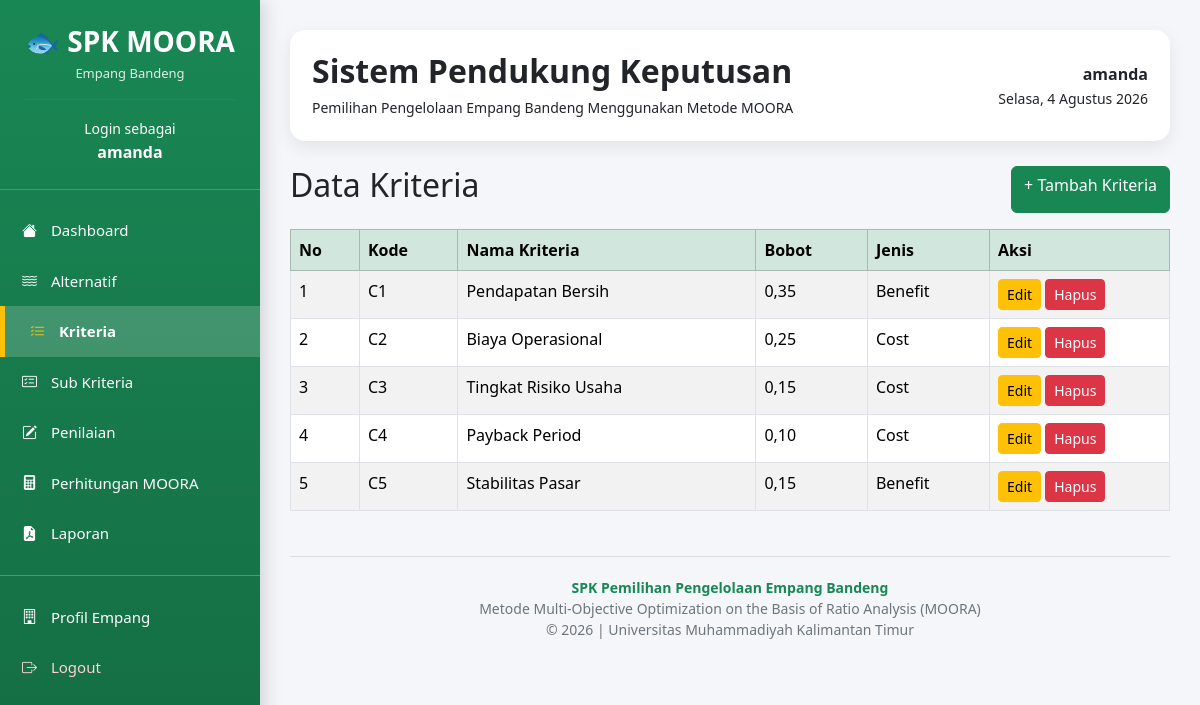
/kriteria/ (signed in), run on the app's committed database.
### kriteria/models.py (models this page shows, shortened)
class Kriteria(models.Model):
    kode = models.CharField(max_length=10)
    nama = models.CharField(max_length=100)
    bobot = models.DecimalField(
        max_digits=4,
        decimal_places=2
    )
    JENIS = (
        ('Benefit', 'Benefit'),
        ('Cost', 'Cost'),
    )
    jenis = models.CharField(
        max_length=10,
        choices=JENIS
    )

### kriteria/views.py (the view)
# urls.py: path("", views.index, name="alternatif"),
@login_required
def index(request):
    data = Kriteria.objects.all()
    context = {
        "data": data
    }
    return render(
        request,
        "kriteria/index.html",
        context
    )

### templates/kriteria/index.html
{% extends 'layouts/base.html' %} {% block content %}
<div class="d-flex justify-content-between mb-3">
  <h2>Data Kriteria</h2>
  <a href="/kriteria/tambah/" class="btn btn-success"> + Tambah Kriteria </a>
</div>
<table class="table table-bordered table-striped">
  <thead class="table-success">
    <tr>
      <th>No</th>
      <th>Kode</th>
      <th>Nama Kriteria</th>
      <th>Bobot</th>
      <th>Jenis</th>
      <th width="180">Aksi</th>
    </tr>
  </thead>
  <tbody>
    {% for item in data %}
    <tr>
      <td>{{ forloop.counter }}</td>
      <td>{{ item.kode }}</td>
      <td>{{ item.nama }}</td>
      <td>{{ item.bobot }}</td>
      <td>{{ item.jenis }}</td>
      <td>
        <a href="{% url 'edit_kriteria' item.id %}" class="btn btn-warning btn-sm"> Edit </a>
        <a href="{% url 'hapus_kriteria' item.id %}" class="btn btn-danger btn-sm"> Hapus </a>
      </td>
    </tr>
    {% endfor %}
  </tbody>
</table>
{% endblock %}

### templates/layouts/base.html (shortened to what this page needs)
<!doctype html>
<html lang="id">
  <head>
    <link href="https://cdn.jsdelivr.net/npm/bootstrap@5.3.3/dist/css/bootstrap.min.css" rel="stylesheet" />
    <link rel="stylesheet" href="https://cdn.jsdelivr.net/npm/bootstrap-icons@1.11.3/font/bootstrap-icons.min.css" />
  </head>
  <body>
    <div class="sidebar">
      <div class="logo">
        <h3>🐟 SPK MOORA</h3>
        <p>Empang Bandeng</p>
        <hr />
        <small>Login sebagai</small>
        <br />
        <strong>{{ request.user.username }}</strong>
      </div>
      <div class="menu">
        <a href="/" class="{% if request.path == '/' %}active{% endif %}">
          <i class="bi bi-house-fill"></i>
          Dashboard
        </a>
        <a href="/alternatif/" class="{% if '/alternatif/' in request.path %}active{% endif %}">
          <i class="bi bi-water"></i>
          Alternatif
        </a>
        <a href="/kriteria/" class="{% if '/kriteria/' in request.path %}active{% endif %}">
          <i class="bi bi-list-check"></i>
          Kriteria
        </a>
        <a href="/subkriteria/" class="{% if '/subkriteria/' in request.path %}active{% endif %}">
          <i class="bi bi-card-checklist"></i>
          Sub Kriteria
        </a>
        <a href="/penilaian/" class="{% if '/penilaian/' in request.path %}active{% endif %}">
          <i class="bi bi-pencil-square"></i>
          Penilaian
        </a>
        <a href="/moora/" class="{% if '/moora/' in request.path %}active{% endif %}">
          <i class="bi bi-calculator-fill"></i>
          Perhitungan MOORA
        </a>
        <a href="/laporan/" class="{% if '/laporan/' in request.path %}active{% endif %}">
          <i class="bi bi-file-earmark-pdf-fill"></i>
          Laporan
        </a>
        <hr class="text-white" />
        <a href="/profil/" class="{% if '/profil/' in request.path %}active{% endif %}">
          <i class="bi bi-building"></i>
          Profil Empang
        </a>
        <a href="{% url 'logout' %}" class="logout">
          <i class="bi bi-box-arrow-right"></i>
          Logout
        </a>
      </div>
    </div>
    <div class="content">
      <div class="topbar d-flex justify-content-between align-items-center">
        <div>
          <h2>Sistem Pendukung Keputusan</h2>
          <small> Pemilihan Pengelolaan Empang Bandeng Menggunakan Metode MOORA </small>
        </div>
        <div class="text-end">
          <strong>{{ request.user.username }}</strong>
          <br />
          <small id="tanggal"></small>
        </div>
      </div>
      {% block content %} {% endblock %}
      <footer>
        <strong>SPK Pemilihan Pengelolaan Empang Bandeng</strong>
        <br />
        Metode Multi-Objective Optimization on the Basis of Ratio Analysis (MOORA)
        <br />
        © 2026 | Universitas Muhammadiyah Kalimantan Timur
      </footer>
    </div>
  </body>
</html>

### templates/layouts/base.html (style rules this page uses)
* { font-family: "Segoe UI", sans-serif; }
body { background: #f4f6f9; }
.sidebar { position: fixed; top: 0; left: 0; width: 260px; height: 100vh; overflow-y: auto; background: linear-gradient(180deg, #198754, #146c43); color: white; box-shadow: 4px 0 18px rgba(0, 0, 0, 0.15); z-index: 999; }
.logo { text-align: center; padding: 25px; border-bottom: 1px solid rgba(255, 255, 255, 0.2); }
.logo h3 { font-weight: bold; margin-bottom: 5px; }
.logo p { margin: 0; opacity: 0.85; font-size: 13px; }
.logo hr { border-color: rgba(255, 255, 255, 0.2); }
.menu { margin-top: 15px; }
.menu a { display: block; color: white; text-decoration: none; padding: 14px 22px; transition: 0.25s; font-size: 15px; }
.menu a.active { background: rgba(255, 255, 255, 0.18); border-left: 5px solid #ffc107; padding-left: 25px; font-weight: 600; }
.menu a.active i { color: #ffc107; }
.menu a.logout { color: #ffd3d3; }
.menu i { margin-right: 10px; }
.content { margin-left: 260px; padding: 30px; min-height: 100vh; }
.topbar { background: white; border-radius: 15px; padding: 22px; box-shadow: 0 6px 18px rgba(0, 0, 0, 0.08); margin-bottom: 25px; }
.topbar h2 { font-weight: 700; margin-bottom: 5px; }
.table { background: white; }
footer { margin-top: 45px; padding: 20px; text-align: center; color: #6c757d; border-top: 1px solid #ddd; font-size: 14px; }
footer strong { color: #198754; }

### data on the page
Kriteria: kode "C1", nama "Pendapatan Bersih", bobot "0,35", jenis "Benefit"
Kriteria: kode "C2", nama "Biaya Operasional", bobot "0,25", jenis "Cost"
Kriteria: kode "C3", nama "Tingkat Risiko Usaha", bobot "0,15", jenis "Cost"
Kriteria: kode "C4", nama "Payback Period", bobot "0,10", jenis "Cost"
Kriteria: kode "C5", nama "Stabilitas Pasar", bobot "0,15", jenis "Benefit"

### other printed values
{{ request.user.username }} "amanda"
